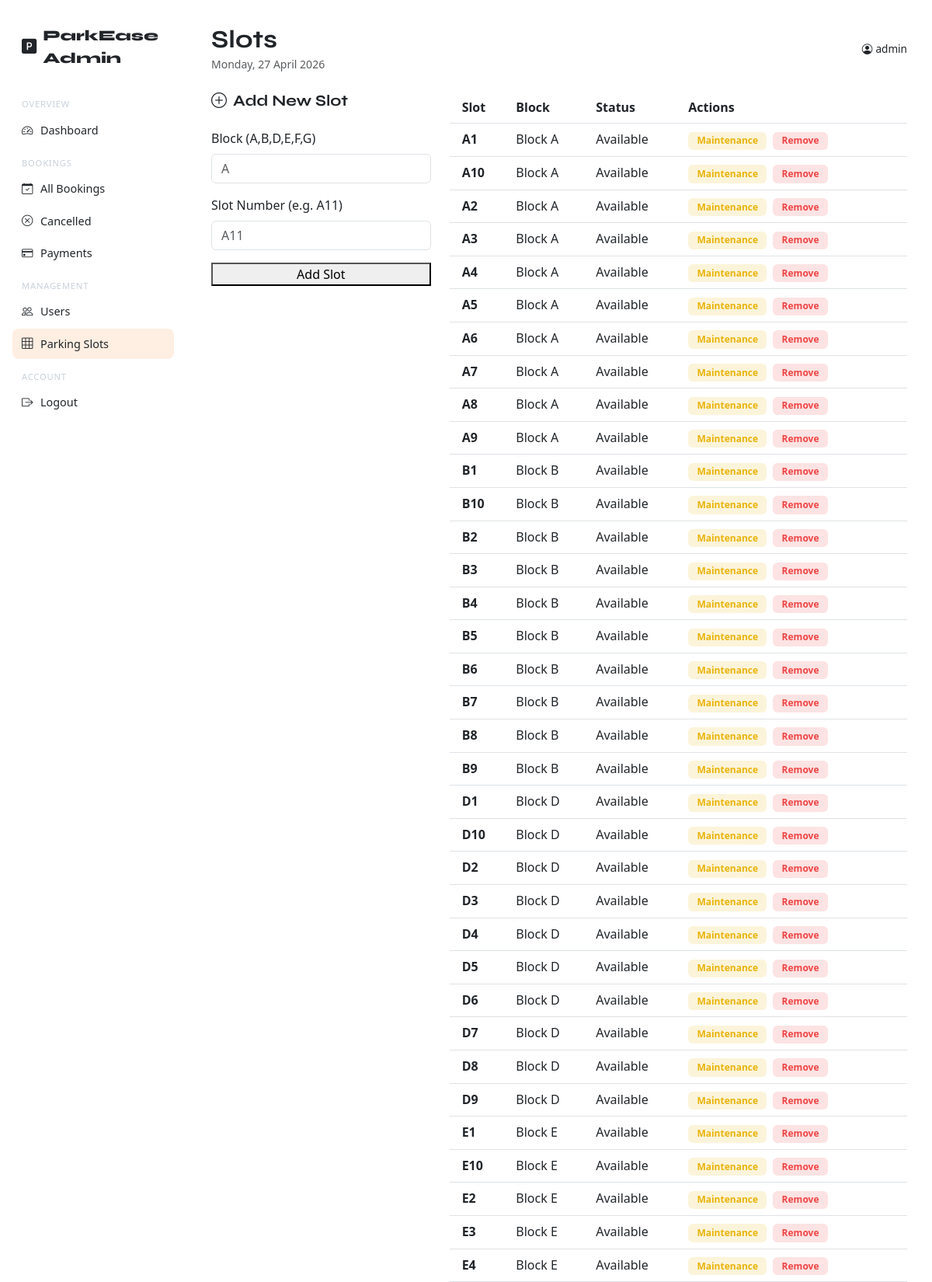
Screenshot of /admin/slots.php (signed in, upper part) with the database file from the repository.
### tables this page shows
CREATE TABLE IF NOT EXISTS parking_slots (
    slot_id INT AUTO_INCREMENT PRIMARY KEY,
    block_name CHAR(1) NOT NULL,
    slot_number VARCHAR(10) NOT NULL UNIQUE,
    status ENUM('available','booked','maintenance') DEFAULT 'available',
    created_at TIMESTAMP DEFAULT CURRENT_TIMESTAMP,
    UNIQUE KEY unique_slot (block_name, slot_number)
);

### admin/slots.php (the view, shortened to what this page needs)
<?php
$pdo = getDB();
$slots = $pdo->query('SELECT * FROM parking_slots ORDER BY block_name, slot_number')->fetchAll();
$adminPage = 'Slots';
include __DIR__ . '/includes/admin_header.php';
?>
<div class="row g-4">
  <div class="col-md-4">
    <div class="card-dark">
      <h5 style="font-family:'Syne',sans-serif;font-weight:700;margin-bottom:1.5rem">
        <i class="bi bi-plus-circle me-2 text-accent"></i>Add New Slot
      </h5>
      <form method="POST">
        <div class="mb-3">
          <label class="form-label">Block (A,B,D,E,F,G)</label>
          <input type="text" name="block_name" class="form-control vehicle-input" maxlength="1" placeholder="A" required>
        </div>
        <div class="mb-3">
          <label class="form-label">Slot Number (e.g. A11)</label>
          <input type="text" name="slot_number" class="form-control vehicle-input" placeholder="A11" required>
        </div>
        <button class="btn-primary-custom w-100">Add Slot</button>
      </form>
    </div>
  </div>
  <div class="col-md-8">
    <div class="card-dark p-0 overflow-hidden">
      <div class="table-responsive">
        <table class="table table-dark-custom mb-0">
          <thead>
            <tr>
              <th class="ps-3">Slot</th>
              <th>Block</th>
              <th>Status</th>
              <th class="pe-3">Actions</th>
            </tr>
          </thead>
          <tbody>
          <?php foreach ($slots as $s): ?>
            <tr>
              <td class="ps-3"><strong class="text-accent"><?= htmlspecialchars($s['slot_number']) ?></strong></td>
              <td>Block <?= htmlspecialchars($s['block_name']) ?></td>
              <td>
                <span class="status-badge <?= $s['status']==='available'?'badge-active':($s['status']==='booked'?'badge-cancelled':'badge-pending') ?>">
                  <?= ucfirst($s['status']) ?>
                </span>
              </td>
              <td class="pe-3">
                <?php if ($s['status'] !== 'booked'): ?>
                <form method="POST" class="d-inline">
                  <button class="badge text-decoration-none border-0" style="background:rgba(234,179,8,.15);color:#eab308;padding:.35rem .7rem;border-radius:6px;cursor:pointer">
                    <?= $s['status']==='maintenance'?'Restore':'Maintenance' ?>
                  </button>
                </form>
                <form method="POST" class="d-inline ms-1">
                  <button onclick="return confirm('Remove slot <?= $s['slot_number'] ?>?')"
                          class="badge text-decoration-none border-0"
                          style="background:rgba(239,68,68,.15);color:#ef4444;padding:.35rem .7rem;border-radius:6px;cursor:pointer">
                    Remove
                  </button>
                </form>
                <?php else: ?>
                <span class="text-muted small">In use</span>
                <?php endif; ?>
              </td>
            </tr>
          <?php endforeach; ?>
          </tbody>
        </table>
      </div>
    </div>
  </div>
</div>
<?php include __DIR__ . '/includes/admin_footer.php'; ?>

### admin/includes/admin_header.php (shortened to what this page needs)
<?php
$adminPage = $adminPage ?? 'Dashboard';
?>
<!DOCTYPE html>
<html lang="en">
<head>
<link href="https://cdn.jsdelivr.net/npm/bootstrap@5.3.0/dist/css/bootstrap.min.css" rel="stylesheet">
<link href="https://cdn.jsdelivr.net/npm/bootstrap-icons@1.10.5/font/bootstrap-icons.css" rel="stylesheet">
<link href="<?= APP_URL ?>/assets/css/style.css" rel="stylesheet">
</head>
<body>
<div class="admin-sidebar">
  <div class="admin-logo"><i class="bi bi-p-square-fill"></i><?= APP_NAME ?> Admin</div>
  <div class="admin-nav-section">Overview</div>
  <a href="<?= APP_URL ?>/admin/dashboard.php"  class="admin-nav-link <?= ($adminPage==='Dashboard')?'active':'' ?>"><i class="bi bi-speedometer2"></i>Dashboard</a>
  <div class="admin-nav-section">Bookings</div>
  <a href="<?= APP_URL ?>/admin/bookings.php"    class="admin-nav-link <?= ($adminPage==='Bookings')?'active':'' ?>"><i class="bi bi-calendar-check"></i>All Bookings</a>
  <a href="<?= APP_URL ?>/admin/cancelled.php"   class="admin-nav-link <?= ($adminPage==='Cancelled')?'active':'' ?>"><i class="bi bi-x-circle"></i>Cancelled</a>
  <a href="<?= APP_URL ?>/admin/payments.php"    class="admin-nav-link <?= ($adminPage==='Payments')?'active':'' ?>"><i class="bi bi-credit-card"></i>Payments</a>
  <div class="admin-nav-section">Management</div>
  <a href="<?= APP_URL ?>/admin/users.php"       class="admin-nav-link <?= ($adminPage==='Users')?'active':'' ?>"><i class="bi bi-people"></i>Users</a>
  <a href="<?= APP_URL ?>/admin/slots.php"       class="admin-nav-link <?= ($adminPage==='Slots')?'active':'' ?>"><i class="bi bi-grid-3x3"></i>Parking Slots</a>
  <div class="admin-nav-section">Account</div>
  <a href="<?= APP_URL ?>/admin/logout.php"      class="admin-nav-link" style="color:var(--slot-red)"><i class="bi bi-box-arrow-right"></i>Logout</a>
</div>
<div class="admin-main">
<div class="d-flex justify-content-between align-items-center mb-4">
  <div>
    <h2 style="font-family:'Syne',sans-serif;font-weight:700;margin:0"><?= htmlspecialchars($adminPage) ?></h2>
    <small class="text-muted"><?= date('l, d F Y') ?></small>
  </div>
  <div style="color:var(--text-muted);font-size:.85rem">
    <i class="bi bi-person-circle me-1"></i><?= htmlspecialchars($_SESSION['admin_name'] ?? 'Admin') ?>
  </div>
</div>

### admin/includes/admin_footer.php (shortened to what this page needs)
</div>
</body>
</html>

### admin/includes/admin_header.php (style rules this page uses)
.admin-sidebar { width: 240px; min-height: 100vh; background: var(--brand-mid); border-right: 1px solid var(--border); padding: 1.5rem 1rem; position: fixed; top: 0; left: 0; overflow-y: auto; z-index: 100; }
.admin-main { margin-left: 240px; padding: 2rem; min-height: 100vh; }
.admin-logo { font-family:'Syne',sans-serif; font-weight:800; font-size:1.2rem; color:var(--brand-accent); padding:.5rem .75rem 1.5rem; display:flex; align-items:center; gap:.5rem; }
.admin-nav-link { display: flex; align-items: center; gap: .6rem; padding: .55rem .75rem; border-radius: 8px; color: var(--text-muted); font-size: .9rem; font-weight: 500; text-decoration: none; transition: all .2s; margin-bottom: 2px; }
.admin-nav-link:hover, .admin-nav-link.active { background: rgba(249,115,22,.12); color: var(--brand-accent); }
.admin-nav-section { font-size: .7rem; text-transform:uppercase; letter-spacing:.8px; color:rgba(148,163,184,.5); padding: .8rem .75rem .3rem; }

### rows the page displays
parking_slots: slot_number "A1", block_name "A", status "Available", shows "Maintenance"
parking_slots: slot_number "A10", block_name "A", status "Available", shows "Maintenance"
parking_slots: slot_number "A2", block_name "A", status "Available", shows "Maintenance"
parking_slots: slot_number "A3", block_name "A", status "Available", shows "Maintenance"
parking_slots: slot_number "A4", block_name "A", status "Available", shows "Maintenance"
parking_slots: slot_number "A5", block_name "A", status "Available", shows "Maintenance"
parking_slots: slot_number "A6", block_name "A", status "Available", shows "Maintenance"
parking_slots: slot_number "A7", block_name "A", status "Available", shows "Maintenance"
parking_slots: slot_number "A8", block_name "A", status "Available", shows "Maintenance"
parking_slots: slot_number "A9", block_name "A", status "Available", shows "Maintenance"
parking_slots: slot_number "B1", block_name "B", status "Available", shows "Maintenance"
parking_slots: slot_number "B10", block_name "B", status "Available", shows "Maintenance"
parking_slots: slot_number "B2", block_name "B", status "Available", shows "Maintenance"
parking_slots: slot_number "B3", block_name "B", status "Available", shows "Maintenance"
parking_slots: slot_number "B4", block_name "B", status "Available", shows "Maintenance"
parking_slots: slot_number "B5", block_name "B", status "Available", shows "Maintenance"
parking_slots: slot_number "B6", block_name "B", status "Available", shows "Maintenance"
parking_slots: slot_number "B7", block_name "B", status "Available", shows "Maintenance"
parking_slots: slot_number "B8", block_name "B", status "Available", shows "Maintenance"
parking_slots: slot_number "B9", block_name "B", status "Available", shows "Maintenance"
parking_slots: slot_number "D1", block_name "D", status "Available", shows "Maintenance"
parking_slots: slot_number "D10", block_name "D", status "Available", shows "Maintenance"
parking_slots: slot_number "D2", block_name "D", status "Available", shows "Maintenance"
parking_slots: slot_number "D3", block_name "D", status "Available", shows "Maintenance"
parking_slots: slot_number "D4", block_name "D", status "Available", shows "Maintenance"
parking_slots: slot_number "D5", block_name "D", status "Available", shows "Maintenance"
parking_slots: slot_number "D6", block_name "D", status "Available", shows "Maintenance"
parking_slots: slot_number "D7", block_name "D", status "Available", shows "Maintenance"
parking_slots: slot_number "D8", block_name "D", status "Available", shows "Maintenance"
parking_slots: slot_number "D9", block_name "D", status "Available", shows "Maintenance"
parking_slots: slot_number "E1", block_name "E", status "Available", shows "Maintenance"
parking_slots: slot_number "E10", block_name "E", status "Available", shows "Maintenance"
parking_slots: slot_number "E2", block_name "E", status "Available", shows "Maintenance"
parking_slots: slot_number "E3", block_name "E", status "Available", shows "Maintenance"
parking_slots: slot_number "E4", block_name "E", status "Available", shows "Maintenance"

### other values shown
APP_NAME "ParkEase"
$adminPage "Slots"
$_SESSION['admin_name'] "admin"
